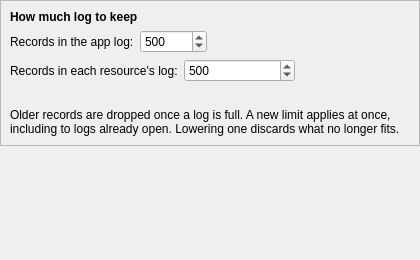
<?xml version="1.0" encoding="UTF-8"?>
<ui version="4.0">
 <class>LogsPage</class>
 <widget class="QWidget" name="LogsPage">
  <property name="geometry">
   <rect>
    <x>0</x>
    <y>0</y>
    <width>420</width>
    <height>260</height>
   </rect>
  </property>
  <layout class="QVBoxLayout" name="main_layout">
   <property name="leftMargin">
    <number>0</number>
   </property>
   <property name="topMargin">
    <number>0</number>
   </property>
   <property name="rightMargin">
    <number>0</number>
   </property>
   <property name="bottomMargin">
    <number>0</number>
   </property>
   <item>
    <widget class="QFrame" name="limits_frame">
     <property name="frameShape">
      <enum>QFrame::Shape::StyledPanel</enum>
     </property>
     <property name="frameShadow">
      <enum>QFrame::Shadow::Raised</enum>
     </property>
     <layout class="QVBoxLayout" name="limits_frame_layout">
      <item>
       <widget class="QLabel" name="limits_frame_label">
        <property name="font">
         <font>
          <bold>true</bold>
         </font>
        </property>
        <property name="text">
         <string>How much log to keep</string>
        </property>
       </widget>
      </item>
      <item>
       <layout class="QHBoxLayout" name="app_limit_layout">
        <item>
         <widget class="QLabel" name="app_limit_label">
          <property name="text">
           <string>Records in the app log:</string>
          </property>
         </widget>
        </item>
        <item>
         <widget class="QSpinBox" name="app_limit_spin_box">
          <property name="toolTip">
           <string>How many records the app-wide log dock keeps. This is also how far back a log dock opened later can replay.</string>
          </property>
          <property name="minimum">
           <number>1</number>
          </property>
          <property name="maximum">
           <number>100000</number>
          </property>
          <property name="value">
           <number>500</number>
          </property>
         </widget>
        </item>
        <item>
         <spacer name="app_limit_spacer">
          <property name="orientation">
           <enum>Qt::Orientation::Horizontal</enum>
          </property>
          <property name="sizeHint" stdset="0">
           <size>
            <width>0</width>
            <height>0</height>
           </size>
          </property>
         </spacer>
        </item>
       </layout>
      </item>
      <item>
       <layout class="QHBoxLayout" name="resource_limit_layout">
        <item>
         <widget class="QLabel" name="resource_limit_label">
          <property name="text">
           <string>Records in each resource's log:</string>
          </property>
         </widget>
        </item>
        <item>
         <widget class="QSpinBox" name="resource_limit_spin_box">
          <property name="toolTip">
           <string>How many records each open resource's own log dock keeps. One value, applied to every one of them. Set it to 0 to keep everything, with no limit.</string>
          </property>
          <property name="specialValueText">
           <string>Keep everything</string>
          </property>
          <property name="minimum">
           <number>0</number>
          </property>
          <property name="maximum">
           <number>100000</number>
          </property>
          <property name="value">
           <number>500</number>
          </property>
         </widget>
        </item>
        <item>
         <spacer name="resource_limit_spacer">
          <property name="orientation">
           <enum>Qt::Orientation::Horizontal</enum>
          </property>
          <property name="sizeHint" stdset="0">
           <size>
            <width>0</width>
            <height>0</height>
           </size>
          </property>
         </spacer>
        </item>
       </layout>
      </item>
      <item>
       <widget class="WrappingLabel" name="clamp_note_label">
        <property name="toolTip">
         <string>Whether a resource log is being held to the app log's limit rather than its own.</string>
        </property>
        <property name="wordWrap">
         <bool>true</bool>
        </property>
       </widget>
      </item>
      <item>
       <widget class="WrappingLabel" name="limits_note_label">
        <property name="text">
         <string>Older records are dropped once a log is full. A new limit applies at once, including to logs already open. Lowering one discards what no longer fits.</string>
        </property>
        <property name="wordWrap">
         <bool>true</bool>
        </property>
       </widget>
      </item>
     </layout>
    </widget>
   </item>
   <item>
    <spacer name="bottom_spacer">
     <property name="orientation">
      <enum>Qt::Orientation::Vertical</enum>
     </property>
     <property name="sizeHint" stdset="0">
      <size>
       <width>0</width>
       <height>0</height>
      </size>
     </property>
    </spacer>
   </item>
  </layout>
 </widget>
 <customwidgets>
  <customwidget>
   <class>WrappingLabel</class>
   <extends>QLabel</extends>
   <header>borco_pyside.widgets</header>
  </customwidget>
 </customwidgets>
 <resources/>
 <connections/>
</ui>
